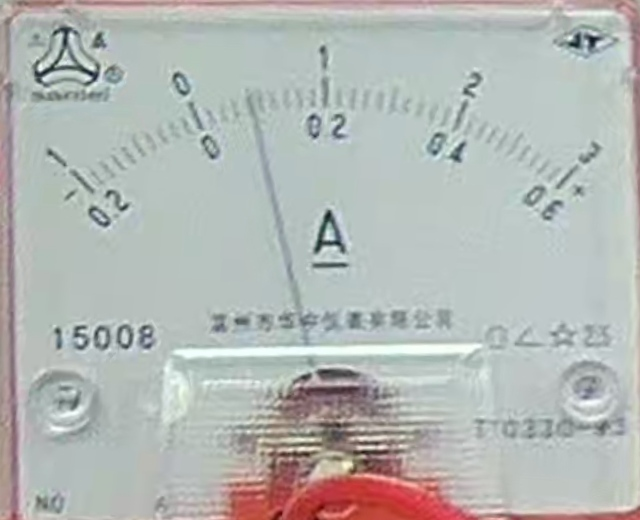
#> input picture agent/assets/meter_calibration/reference_faces/ammeter_face.jpg, 640 x 520 px; its folder holds only this picture in this run
$ python -i remaining_rubrics.py   (imports and definitions only)   (older library calls are emulated)
#> lines starting #> are read from the running program, lines starting #| are printed output that depends on the picture; after the words box and inside, x2 and y2 are one past the last pixel; in counts of white or black regions, pixels touching at a corner belong together
#> further down, picture is the input picture: shape (520, 640, 3); mean B, G, R 180.8, 183.7, 180
#!/usr/bin/env python3
"""Real-video evidence acquisition for Rubrics 0, 2, 4, and 8."""

from __future__ import annotations

import base64
import hashlib
import json
import os
import re
import subprocess
import sys
import time
import urllib.error
import urllib.request
from pathlib import Path
from typing import Any, Callable

import cv2
import numpy as np


PROJECT_ROOT = Path(__file__).resolve().parents[2]
ALGORITHM_VERSION = "r02_temporal_visual_r8_live_cv_coarse_dense_v4"
CLEANUP_REVIEW_VERSION = "r0_pairwise_workspace_review_v1"
CLEANUP_CENTRAL_ROI = (0.18, 0.38, 0.86, 0.96)
DEFAULT_R8_SCRIPT = PROJECT_ROOT / "agent" / "scripts" / "run_rubric8_specialized.py"


# [5 lines left out: function read_json, not called in this run]


def write_json(path: Path, value: Any) -> None:
    path.parent.mkdir(parents=True, exist_ok=True)
    path.write_text(json.dumps(value, ensure_ascii=False, indent=2) + "\n", encoding="utf-8")


# [30 lines left out: functions sha256, parse_json_object, not called in this run]


def response_token_budget(image_group_count: int) -> int:
    return max(2400, min(7000, 1600 + max(0, image_group_count) * 700))


# [222 lines left out: functions _confidence, _source_record, _boundary_record, _stage_runs, _is_merged_measurement_recording, _subaction_intervals and 5 more, not called in this run]


def _box_iou(left: list[float] | None, right: list[float] | None) -> float:
    if left is None or right is None:
        return 0.0
    x1, y1 = max(left[0], right[0]), max(left[1], right[1])
    x2, y2 = min(left[2], right[2]), min(left[3], right[3])
    intersection = max(0.0, x2 - x1) * max(0.0, y2 - y1)
    left_area = max(0.0, left[2] - left[0]) * max(0.0, left[3] - left[1])
    right_area = max(0.0, right[2] - right[0]) * max(0.0, right[3] - right[1])
    return intersection / max(left_area + right_area - intersection, 1e-9)


def dynamic_battery_candidate_boxes(frame: np.ndarray, limit: int = 3) -> list[list[float]]:
    """Find orange/red apparatus candidates without video-specific coordinates."""
#> called with limit = 3
    height, width = frame.shape[:2]
#> height = 520; width = 640
    hsv = cv2.cvtColor(frame, cv2.COLOR_BGR2HSV)
#> hsv: shape (520, 640, 3); mean H, S, V 77.4, 21.6, 189.3
    warm = cv2.inRange(hsv, np.array([0, 75, 45]), np.array([35, 255, 255]))
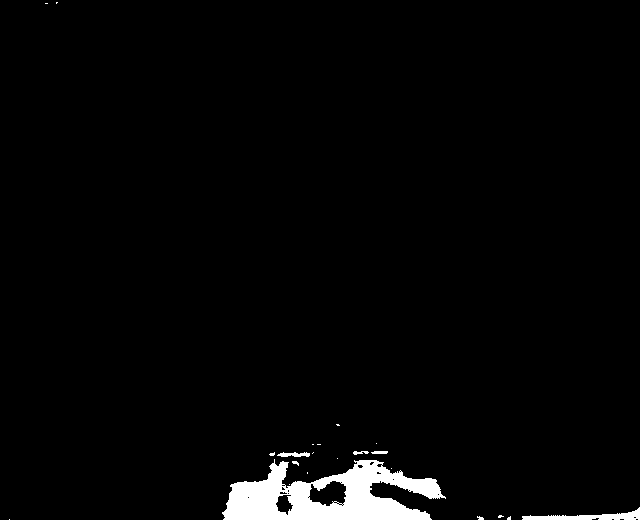
#> warm: shape (520, 640); 2.6% white; 22 white regions (16 under 20 px), largest, box (x1, y1, x2, y2) and area: (222, 459, 446, 520) 7582, (522, 507, 640, 520) 614, (277, 452, 310, 457) 114, (371, 451, 388, 454) 46, (353, 451, 369, 455) 40, (292, 461, 299, 466) 20
    warm = cv2.morphologyEx(
        warm,
        cv2.MORPH_CLOSE,
        cv2.getStructuringElement(cv2.MORPH_RECT, (11, 7)),
        iterations=2,
    )
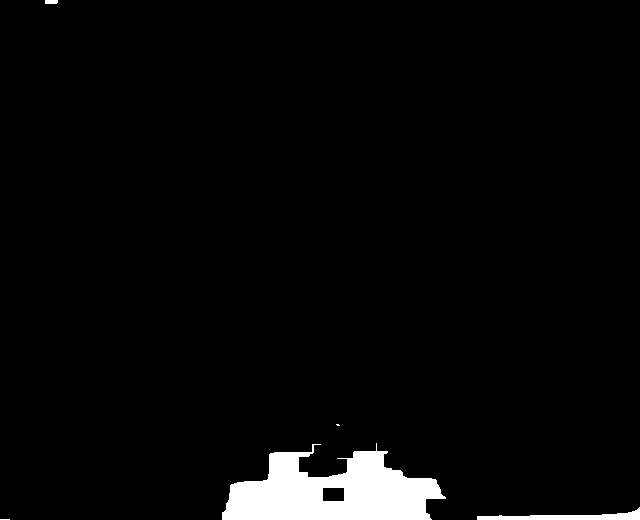
#> warm: shape (520, 640); 3.4% white; 5 white regions (2 under 20 px), largest, box (x1, y1, x2, y2) and area: (222, 443, 446, 520) 10424, (477, 507, 640, 520) 857, (45, 0, 58, 4) 51
    warm = cv2.morphologyEx(warm, cv2.MORPH_OPEN, np.ones((3, 3), np.uint8))
#> warm: shape (520, 640); 3.4% white; 3 white regions, box (x1, y1, x2, y2) and area: (222, 451, 445, 520) 10371, (477, 508, 640, 520) 856, (45, 0, 58, 4) 51
    grouped = cv2.morphologyEx(
        warm,
        cv2.MORPH_CLOSE,
        cv2.getStructuringElement(
            cv2.MORPH_RECT,
            (max(15, width // 55), max(7, height // 100)),
        ),
        iterations=2,
    )
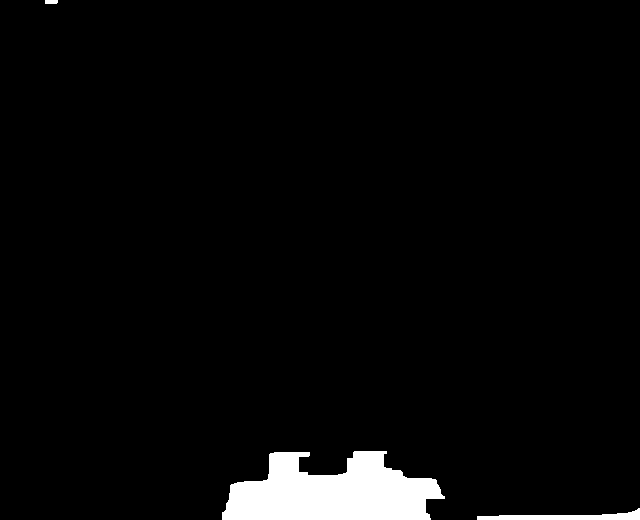
#> grouped: shape (520, 640); 3.5% white; 3 white regions, box (x1, y1, x2, y2) and area: (222, 451, 445, 520) 10689, (477, 508, 640, 520) 884, (45, 0, 58, 4) 51
    frame_area = float(height * width)
#> frame_area = 332800
    ranked: list[tuple[float, list[float]]] = []
    cell_mask = cv2.bitwise_or(
        cv2.inRange(hsv, np.array([34, 75, 40]), np.array([105, 255, 255])),
        cv2.inRange(hsv, np.array([16, 85, 55]), np.array([38, 255, 255])),
    )
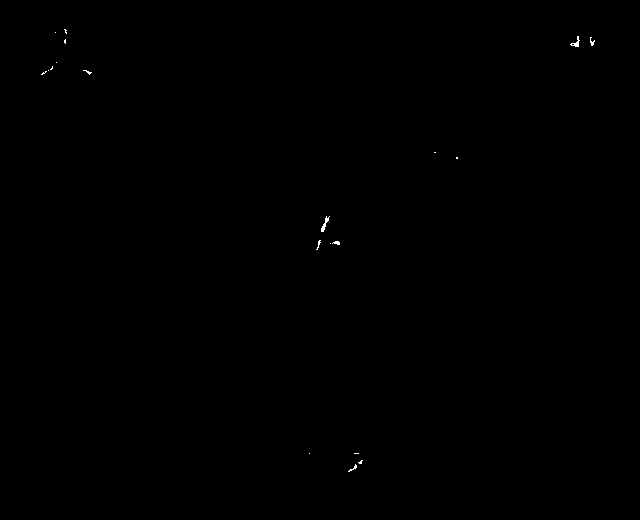
#> cell_mask: shape (520, 640); 0.07% white in thin lines or dots, all inside (x1, y1, x2, y2) = (41, 29, 595, 472)
    cell_mask = cv2.morphologyEx(
        cell_mask,
        cv2.MORPH_CLOSE,
        cv2.getStructuringElement(cv2.MORPH_RECT, (13, 5)),
        iterations=2,
    )
#> cell_mask: shape (520, 640); 0.14% white; 14 white regions (8 under 20 px)
    cell_seeds: list[list[int]] = []
    for contour in cv2.findContours(cell_mask, cv2.RETR_EXTERNAL, cv2.CHAIN_APPROX_SIMPLE)[0]:
        x, y, w, h = cv2.boundingRect(contour)
        area = float(w * h)
        aspect = w / max(h, 1)
        if frame_area * 0.00025 <= area <= frame_area * 0.035 and 0.8 <= aspect <= 6.0:
            cell_seeds.append([x, y, x + w, y + h])
#> this loop made 14 passes
#> (x, y, w, h, area, aspect) on passes 1, 2, 4, 5, 8, 9, 13, 14: (348, 464, 9, 8, 72, 1.12), (354, 453, 9, 11, 99, 0.818), (316, 240, 24, 10, 240, 2.4), (321, 216, 9, 16, 144, 0.562), (41, 71, 6, 4, 24, 1.5), (83, 70, 9, 5, 45, 1.8), (570, 36, 25, 11, 275, 2.27), (55, 29, 12, 15, 180, 0.8)
#> after the loop, cell_seeds = [[354, 453, 363, 464], [316, 240, 340, 250], [570, 36, 595, 47], [55, 29, 67, 44]]
    for left_index, left_seed in enumerate(cell_seeds):
        for right_seed in cell_seeds[left_index + 1 :]:
            first, second = sorted((left_seed, right_seed), key=lambda box: box[0])
            center_delta = abs((first[1] + first[3]) - (second[1] + second[3])) / (2.0 * height)
            horizontal_gap = (second[0] - first[2]) / width
            if center_delta > 0.10 or not -0.04 <= horizontal_gap <= 0.24:
                continue
            x1, y1 = min(first[0], second[0]), min(first[1], second[1])
            x2, y2 = max(first[2], second[2]), max(first[3], second[3])
            pair_width, pair_height = x2 - x1, y2 - y1
            if pair_width < width * 0.08:
                continue
            candidate_box = [
                max(0, x1 - int(pair_width * 0.18)),
                max(0, y1 - int(pair_height * 0.70)),
                min(width, x2 + int(pair_width * 0.18)),
                min(height, y2 + int(pair_height * 0.70)),
            ]
            cx1, cy1, cx2, cy2 = candidate_box
            candidate_warm = float(np.mean(warm[cy1:cy2, cx1:cx2] > 0))
            candidate_gray = cv2.cvtColor(frame[cy1:cy2, cx1:cx2], cv2.COLOR_BGR2GRAY)
            candidate_edges = float(np.mean(cv2.Canny(candidate_gray, 60, 160) > 0))
            first_area = max(1.0, float((first[2] - first[0]) * (first[3] - first[1])))
            second_area = max(1.0, float((second[2] - second[0]) * (second[3] - second[1])))
            similarity = min(first_area, second_area) / max(first_area, second_area)
            alignment = max(0.0, 1.0 - center_delta / 0.10)
            ranked.append(
                (
                    1.0
                    + 0.30 * alignment
                    + 0.20 * similarity
                    + 0.30 * min(1.0, candidate_warm / 0.12)
                    + 0.25 * min(1.0, candidate_edges / 0.10),
                    [
                        cx1 / width,
                        cy1 / height,
                        cx2 / width,
                        cy2 / height,
                    ],
                )
            )
#> this loop made 4 passes
#> after the loop, ranked = []
    contours = list(cv2.findContours(warm, cv2.RETR_EXTERNAL, cv2.CHAIN_APPROX_SIMPLE)[0])
#> contours = 3 contours; box (x1, y1, x2, y2) and area: (222, 451, 445, 520) 10334, (477, 508, 640, 520) 686, (45, 0, 58, 4) 36
    contours.extend(cv2.findContours(grouped, cv2.RETR_EXTERNAL, cv2.CHAIN_APPROX_SIMPLE)[0])
    for contour in contours:
        x, y, w, h = cv2.boundingRect(contour)
        area = float(w * h)
        if area < frame_area * 0.0007 or area > frame_area * 0.16 or w < 30 or h < 18:
            continue
        aspect = w / max(h, 1)
        if not 0.7 <= aspect <= 8.0:
            continue
        pad_x, pad_y = int(w * 0.28), int(h * 0.40)
        left, top = max(0, x - pad_x), max(0, y - pad_y)
        right, bottom = min(width, x + w + pad_x), min(height, y + h + pad_y)
        orange_ratio = float(cv2.countNonZero(warm[y : y + h, x : x + w])) / max(area, 1.0)
        size_score = min(1.0, area / (frame_area * 0.035))
        horizontal_score = max(0.0, 1.0 - abs(aspect - 2.2) / 2.5)
        crop = frame[top:bottom, left:right]
        crop_hsv = hsv[top:bottom, left:right]
        crop_gray = cv2.cvtColor(crop, cv2.COLOR_BGR2GRAY)
        edge_ratio = float(np.mean(cv2.Canny(crop_gray, 60, 160) > 0))
        green_ratio = float(
            np.mean(cv2.inRange(crop_hsv, np.array([35, 65, 35]), np.array([100, 255, 255])) > 0)
        )
        yellow_ratio = float(
            np.mean(cv2.inRange(crop_hsv, np.array([18, 80, 50]), np.array([38, 255, 255])) > 0)
        )
        texture_score = min(1.0, edge_ratio / 0.10)
        cell_color_score = min(1.0, (green_ratio + yellow_ratio) / 0.10)
        touches_border = int(left == 0 or top == 0 or right == width or bottom == height)
        score = (
            0.24 * orange_ratio
            + 0.18 * size_score
            + 0.16 * horizontal_score
            + 0.24 * texture_score
            + 0.18 * cell_color_score
            - 0.25 * touches_border
        )
        ranked.append(
            (
                score,
                [left / width, top / height, right / width, bottom / height],
            )
        )
#> this loop made 6 passes
#> (x, y, w, h, area) on passes 1, 3, 4, 6: (477, 508, 163, 12, 1956), (45, 0, 13, 4, 52), (477, 508, 163, 12, 1956), (45, 0, 13, 4, 52)
#> (x, y, w, h, area, aspect, pad_x, pad_y) on passes 2, 5: (222, 451, 223, 69, 15387, 3.23, 62, 27), (222, 451, 223, 69, 15387, 3.23, 62, 27)
#> pass 2, in dynamic_battery_candidate_boxes, `crop = frame[top:bottom, left:right]`:
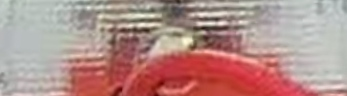
#> crop: shape (96, 347, 3); mean B, G, R 137.5, 142.4, 179
#> pass 2, in dynamic_battery_candidate_boxes, `crop_gray = cv2.cvtColor(crop, cv2.COLOR_BGR2GRAY)`:
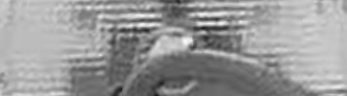
#> crop_gray: shape (96, 347); min 28, max 249, mean 152.8
#> after the loop, ranked = [(0.427, [0.25, 0.815, 0.792, 1]), (0.427, [0.25, 0.815, 0.792, 1])]
    ranked.sort(key=lambda item: item[0], reverse=True)
    selected: list[list[float]] = []
    for _, box in ranked:
        if any(_box_iou(box, existing) >= 0.72 for existing in selected):
            continue
        selected.append(box)
        if len(selected) >= limit:
            break
#> this loop made 2 passes
#> after the loop, selected = [[0.25, 0.815, 0.792, 1]]
    return selected


# [1405 lines left out: functions _crop_normalized, r8_episode_candidates, _scan_r8_frames, build_r8_cv_candidate_plan, decode_evidence, image_data_url and 14 more, not called in this run]


run_remaining_rubrics.supports_boundary_summary = True

>>> import cv2
>>> picture = cv2.imread('../assets/meter_calibration/reference_faces/ammeter_face.jpg')
>>> result = dynamic_battery_candidate_boxes(picture)
#> result = [[0.25, 0.815, 0.792, 1]]

$ run again, on agent/assets/meter_calibration/reference_faces/voltmeter_face.jpg
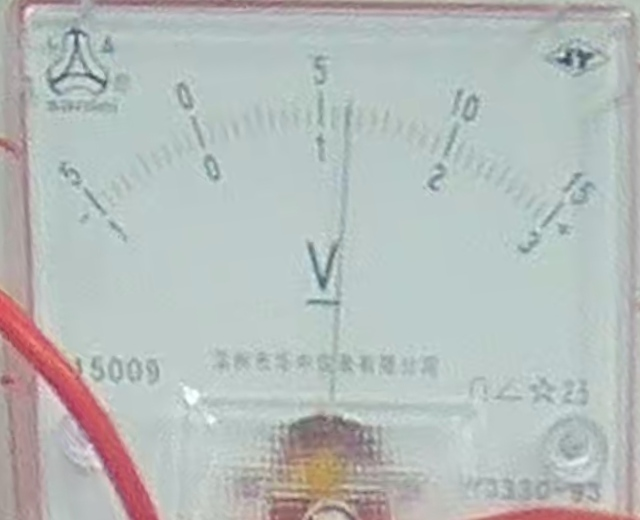
#> input picture agent/assets/meter_calibration/reference_faces/voltmeter_face.jpg, 640 x 520 px
#> picture is the input picture: shape (520, 640, 3); mean B, G, R 186.5, 188.2, 182.4
#> hsv: shape (520, 640, 3); mean H, S, V 83, 21.7, 193.1
#> in dynamic_battery_candidate_boxes, `warm = cv2.inRange(hsv, np.array([0, 75, 45]), np.array([35, 255, 255]))`:
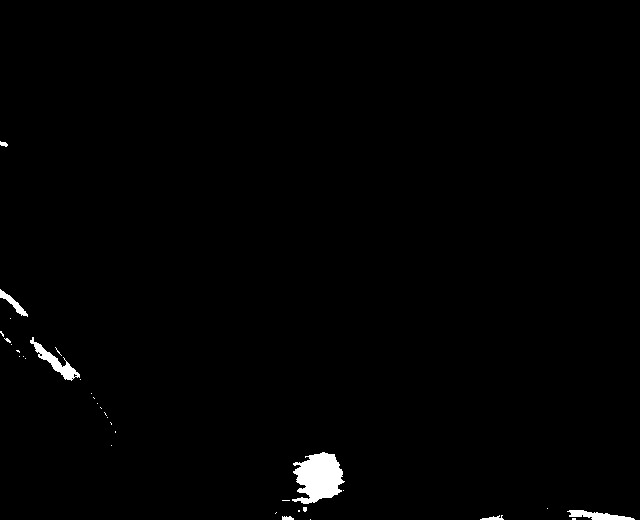
#> warm: shape (520, 640); 0.95% white; 34 white regions (27 under 20 px), largest, box (x1, y1, x2, y2) and area: (292, 452, 345, 504) 1827, (30, 337, 80, 381) 529, (567, 510, 635, 520) 364
#> grouped: shape (520, 640); 1.3% white; 5 white regions, box (x1, y1, x2, y2) and area: (275, 452, 344, 520) 2263, (0, 290, 80, 380) 1659, (569, 510, 640, 520) 460, (482, 515, 503, 520) 70, (0, 142, 7, 147) 34
#> the loop in dynamic_battery_candidate_boxes, `for contour in cv2.findContours(cell_mask, cv2.RETR_EXTERNAL, cv2.CHAI..` made 2 passes
#> (x, y, w, h, area, aspect) on pass 1: (298, 455, 43, 43, 1849, 1)
#> after the loop in dynamic_battery_candidate_boxes, `for contour in cv2.findContours(cell_mask, cv2.RETR_EXTERNAL, cv2.CHAI..`: cell_seeds = [[298, 455, 341, 498]]
#> the loop in dynamic_battery_candidate_boxes, `for left_index, left_seed in enumerate(cell_seeds):` made 1 pass
#> (left_index, left_seed) on pass 1: (0, [298, 455, 341, 498])
#> after the loop in dynamic_battery_candidate_boxes, `for left_index, left_seed in enumerate(cell_seeds):`: ranked = []
#> contours = 6 contours; box (x1, y1, x2, y2) and area: (275, 452, 344, 520) 2134, (0, 318, 80, 380) 1050, (569, 510, 640, 520) 384, (0, 290, 28, 317) 258, (482, 515, 503, 520) 46, (0, 142, 7, 147) 24
#> the loop in dynamic_battery_candidate_boxes, `for contour in contours:` made 11 passes
#> (x, y, w, h, area) on passes 1, 2, 5, 6, 7, 8, 11: (482, 515, 21, 5, 105), (569, 510, 71, 10, 710), (0, 290, 28, 27, 756), (0, 142, 7, 5, 35), (482, 515, 21, 5, 105), (569, 510, 71, 10, 710), (0, 142, 7, 5, 35)
#> after the loop in dynamic_battery_candidate_boxes, `for contour in contours:`:
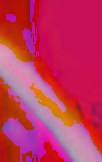
#> crop_hsv: shape (162, 102, 3); mean B, G, R 91.5, 52.1, 193.5
#> after the loop in dynamic_battery_candidate_boxes, `for contour in contours:`: ranked = [(0.428, [0.4, 0.817, 0.567, 1]), (0.135, [0, 0.565, 0.159, 0.777]), (0.428, [0.4, 0.817, 0.567, 1]), (0.102, [0, 0.488, 0.159, 0.8])]
#> the loop in dynamic_battery_candidate_boxes, `for _, box in ranked:` made 4 passes
#> after the loop in dynamic_battery_candidate_boxes, `for _, box in ranked:`: selected = [[0.4, 0.817, 0.567, 1], [0, 0.565, 0.159, 0.777], [0, 0.488, 0.159, 0.8]]
#> result has the same summary as selected in dynamic_battery_candidate_boxes
